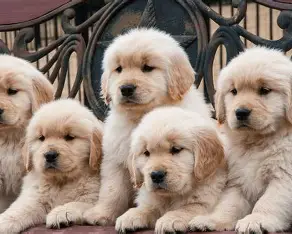
#> input picture resize.py/dogs.jpg, 292 x 234 px
$ python crop.py
#> lines starting #> are read from the running program, lines starting #| are printed output that depends on the picture
import os

import cv2


img = cv2.imread(os.path.join('.', 'dogs.jpg'))
#> img is the input picture: shape (234, 292, 3); mean B, G, R 120.7, 133.1, 150.7

print(img.shape)
#| (234, 292, 3)

cropped_img = img[130:230,150:290]
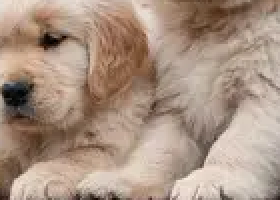
#> cropped_img: shape (100, 140, 3) (shown 2 times larger); mean B, G, R 130.6, 146.9, 169.7

cv2.imshow('img', img)
cv2.imshow('cropped_img', cropped_img)
cv2.waitKey(0)
